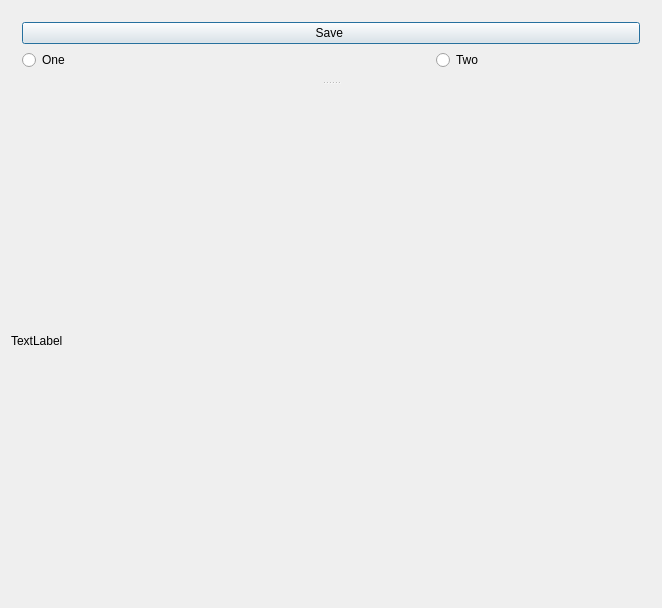
<?xml version="1.0" encoding="UTF-8"?>
<ui version="4.0">
 <class>RoiGUI</class>
 <widget class="QDialog" name="RoiGUI">
  <property name="geometry">
   <rect>
    <x>0</x>
    <y>0</y>
    <width>658</width>
    <height>583</height>
   </rect>
  </property>
  <property name="windowTitle">
   <string>RoiGUI</string>
  </property>
  <layout class="QGridLayout" name="gridLayout_2">
   <item row="0" column="0">
    <widget class="QSplitter" name="splitter">
     <property name="orientation">
      <enum>Qt::Vertical</enum>
     </property>
     <widget class="QWidget" name="layoutWidget">
      <layout class="QGridLayout" name="gridLayout">
       <item row="1" column="0" colspan="2">
        <widget class="QRadioButton" name="isOne">
         <property name="text">
          <string>One</string>
         </property>
        </widget>
       </item>
       <item row="1" column="2">
        <widget class="QRadioButton" name="isTwo">
         <property name="text">
          <string>Two</string>
         </property>
        </widget>
       </item>
       <item row="0" column="0" colspan="3">
        <widget class="QPushButton" name="btnSaveRoi">
         <property name="text">
          <string>Save </string>
         </property>
        </widget>
       </item>
      </layout>
     </widget>
     <widget class="ImgView" name="label">
      <property name="minimumSize">
       <size>
        <width>640</width>
        <height>512</height>
       </size>
      </property>
      <property name="maximumSize">
       <size>
        <width>640</width>
        <height>512</height>
       </size>
      </property>
      <property name="autoFillBackground">
       <bool>true</bool>
      </property>
      <property name="text">
       <string>TextLabel</string>
      </property>
     </widget>
    </widget>
   </item>
  </layout>
 </widget>
 <layoutdefault spacing="6" margin="11"/>
 <customwidgets>
  <customwidget>
   <class>ImgView</class>
   <extends>QLabel</extends>
   <header location="global">imgview.h</header>
  </customwidget>
 </customwidgets>
 <resources/>
 <connections/>
</ui>
